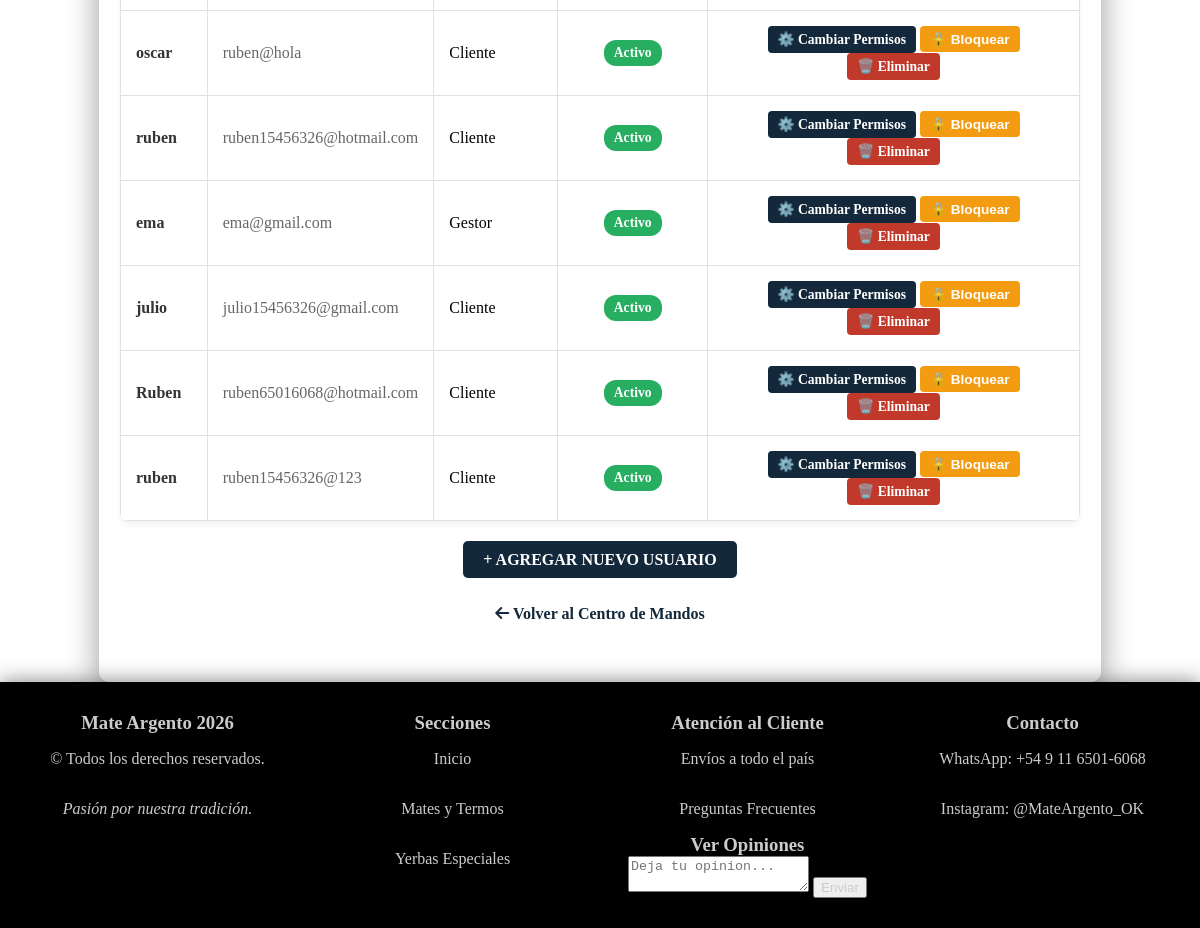
The page /admin/usuarios (signed in, lower part) on the database as committed earlier.
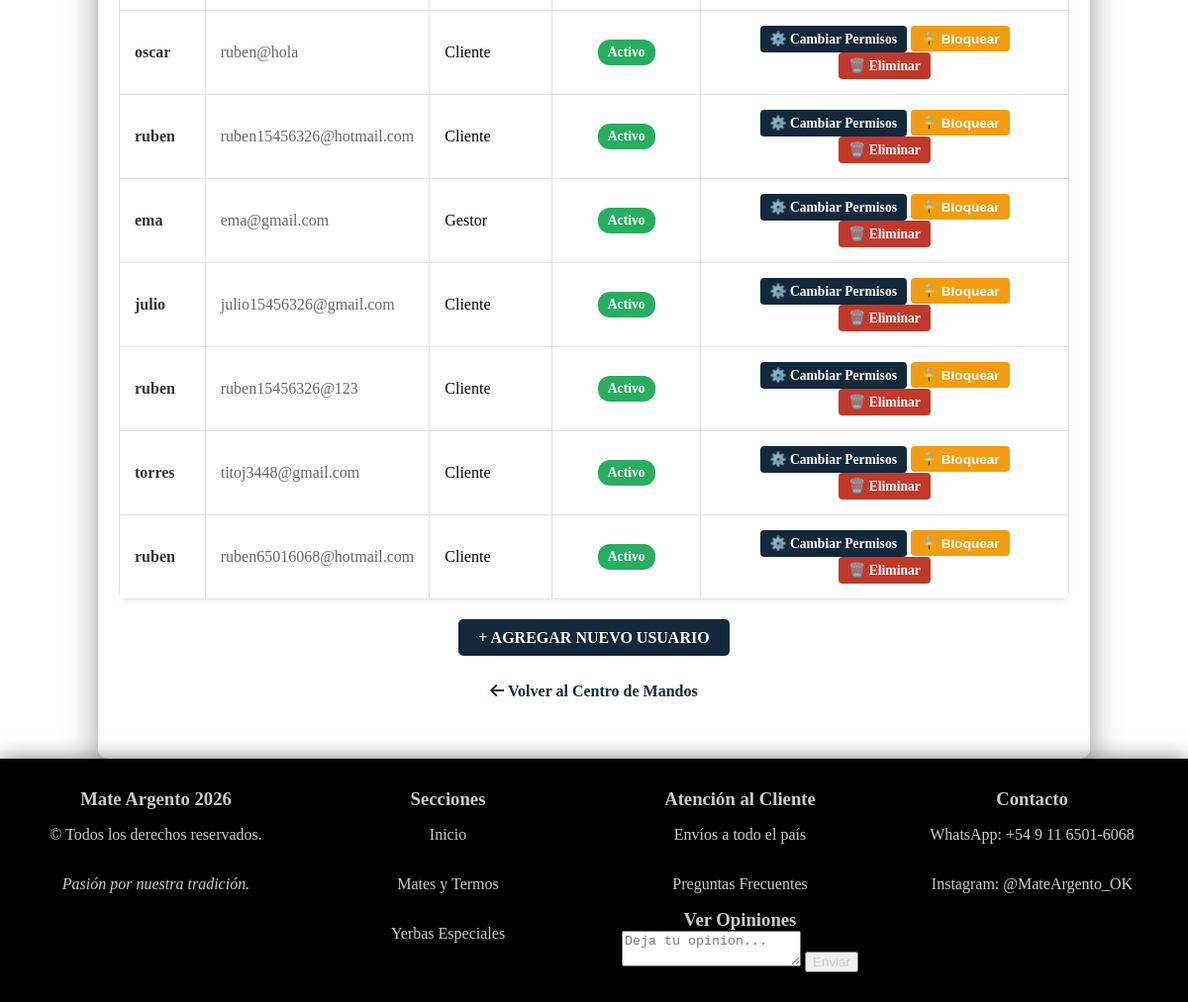
The same page on the database as committed later.
### app.py (models this page shows, shortened)
class Usuario(db.Model):
    id = db.Column(db.Integer, primary_key=True)
    nombre = db.Column(db.String(100))
    email = db.Column(db.String(100), unique=True)
    password = db.Column(db.String(500), nullable=False)
    rol = db.Column(db.String(20), default='cliente')
    activo = db.Column(db.Boolean, default=False)
    bloqueado = db.Column(db.Integer, default=0)

### app.py (the view)
@app.route('/admin/usuarios')
@requiere_nivel(10) # Solo el Administrador absoluto
def lista_usuarios():
    db.session.expire_all()
    todos_los_usuarios = Usuario.query.all()
    return render_template('admin_usuarios.html', usuarios=todos_los_usuarios)

### app.py (called while the page is built, shortened)
@app.context_processor
def inject_categorias():
    return dict(todas_las_categorias=CATEGORIAS_DATA)

def requiere_nivel(nivel_minimo):
    def decorator(f):
        @wraps(f)
        def decorated_function(*args, **kwargs):
            rol_usuario = session.get('usuario_rol', 'cliente')
            nivel_usuario = NIVELES_ACCESO.get(rol_usuario, 1)
            if nivel_usuario < nivel_minimo:
                flash("No tenés permisos suficientes para realizar esta acción.", "danger")
                return redirect(url_for('inicio'))
            return f(*args, **kwargs)
        return decorated_function
    return decorator

@app.context_processor
def procesar_carrito():
    mi_carrito = Carrito(session)
    items, total, unidades = mi_carrito.obtener_datos(Producto)
    return dict(carrito_html=items, total_carrito=total, total_unidades=unidades)

    def obtener_datos(self, modelo_producto):
        carrito_dict = self.session.get('carrito', {})
        productos_reales = []
        total_general = 0
        total_unidades = 0  # <--- Nueva variable
        return productos_reales, total_general, total_unidades

### templates/admin_usuarios.html (shortened to what this page needs)
<!DOCTYPE html>
<html>
<head>
</head>
{% extends 'base.html' %}
{% block content %}
<br>
<div class="contenedor-padre4">
    <br><br>
    <table class="admin-tabla">
        <tbody>
            {% for u in usuarios %}
            <tr>
                <td style="font-weight: bold; color: #333;">{{ u.nombre }}</td>
                <td style="color: #666;">{{ u.email }}</td>
                <td>
                    <span style="text-transform: capitalize; font-weight: 500;">{{ u.rol }}</span>
                </td>
                <td class="celda-centrada">
                    {% if u.bloqueado|int == 1 %}
                        <span class="badge-admin badge-bloqueado" style="background-color: #e74c3c; color: white;">Bloqueado (Admin)</span>
                    {% elif u.activo|int == 0 %}
                        <span class="badge-admin" style="background-color: #95a5a6; color: white;">Pendiente</span>
                    {% else %}
                        <span class="badge-admin badge-activo" style="background-color: #27ae60; color: white;">Activo</span>
                    {% endif %}
                </td>
                <td class="celda-centrada">
                    <a href="/admin/editar_rol/{{ u.id }}" class="btn-tabla btn-tabla-editar" style="background-color: #13283A; color: white; text-decoration: none; padding: 5px 10px; border-radius: 4px;">
                        ⚙️ Cambiar Permisos
                    </a>
                    <form action="/admin/alternar_estado/{{ u.id }}" method="POST" style="display:inline;" onclick="return confirm('¿Desea cambiar el estado de acceso de este usuario?');">
                        <button type="submit" class="btn-tabla" style="background-color: #f39c12; color: white; border: none; padding: 5px 10px; border-radius: 4px; cursor: pointer;">
                            {% if u.bloqueado|int == 1 %}🔓 Activar{% else %}🔒 Bloquear{% endif %}
                        </button>
                    </form>
                    <a href="/admin/eliminar_usuario/{{ u.id }}" onclick="return confirm('¿Seguro que querés eliminar definitivamente a este usuario?');" class="btn-tabla btn-tabla-eliminar" style="background-color: #c0392b; color: white; text-decoration: none; padding: 5px 10px; border-radius: 4px;">
                        🗑️ Eliminar
                    </a>
                </td>
            </tr>
            {% else %}
            <tr>
                <td colspan="5" class="celda-centrada" style="padding: 20px; color: #888;">
                    No hay usuarios registrados en la base de datos.
                </td>
            </tr>
            {% endfor %}
        </tbody>
    </table>
    <div class="celda-centrada" style="margin-top: 30px; padding-bottom: 20px;">
        <a href="/admin/crear_usuario" class="btn-pagar-carrito" style="padding: 10px 20px; text-decoration: none;">
            + AGREGAR NUEVO USUARIO
        </a>
        <br><br><br>
        <a href="{{ url_for('dashboard') }}" style="color: #13283A; text-decoration: none; font-weight: bold;">
            <i class="fa-solid fa-arrow-left"></i> Volver al Centro de Mandos
        </a>
    </div>
    <br>
    {% endblock %}

Rows that differ between the two databases and show on the page:
removed Usuario: nombre "Ruben", email "ruben65016068@hotmail.com", rol "Cliente", bloqueado "Activo"
added Usuario: nombre "torres", email "titoj3448@gmail.com", rol "Cliente", bloqueado "Activo"
added Usuario: nombre "ruben", email "ruben65016068@hotmail.com", rol "Cliente", bloqueado "Activo"
